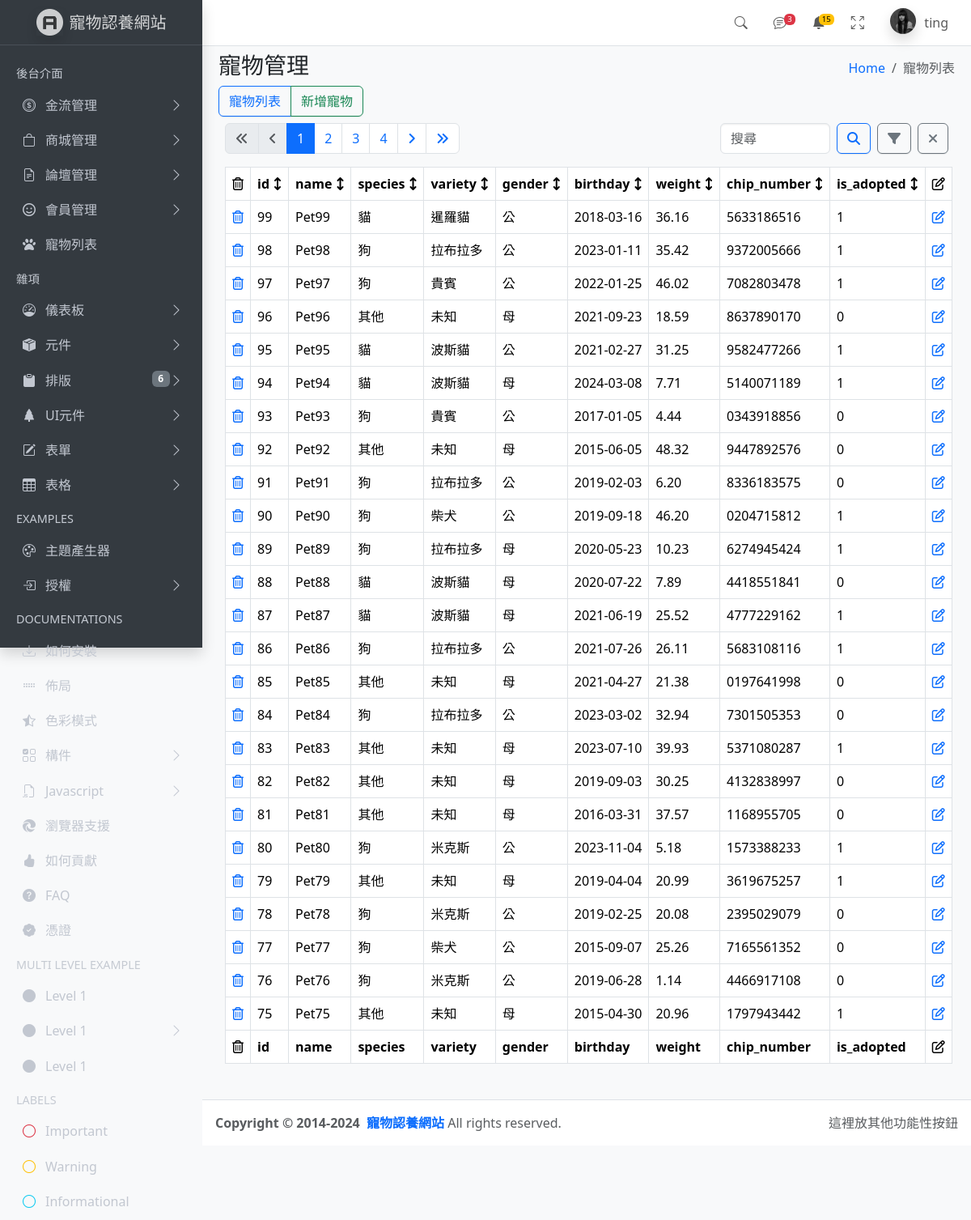
Page /dist/pages/pets/pet-list.php (signed in) on the committed database.
### tables this page shows
CREATE TABLE `pets` (
  `id` int NOT NULL,
  `name` varchar(50) DEFAULT NULL,
  `gender` varchar(50) DEFAULT NULL,
  `species` varchar(50) NOT NULL,
  `variety` varchar(255) DEFAULT NULL,
  `birthday` date DEFAULT NULL,
  `weight` decimal(10,2) DEFAULT NULL,
  `chip_number` varchar(50) DEFAULT NULL,
  `fixed` tinyint(1) DEFAULT NULL,
  `story` text,
  `store_id` int DEFAULT NULL,
  `created_at` timestamp NOT NULL DEFAULT CURRENT_TIMESTAMP,
  `is_adopted` tinyint(1) NOT NULL,
  `main_photo` varchar(255) DEFAULT NULL
);

### dist/pages/pets/pet-list.php (the view, shortened to what this page needs)
<?php
require __DIR__ . '/../parts/init.php';
$perPage = 25;
$page = isset($_GET['page']) ? intval($_GET['page']) : 1;
$where = 'WHERE 1';
$t_sql = "SELECT COUNT(1)
FROM `pets` $where";
$totalRows = $pdo->query($t_sql)->fetch(PDO::FETCH_NUM)[0];
$totalPages = ceil($totalRows / $perPage);
$sort = isset($_GET['sort']) ? $_GET['sort'] : 'id';
$order = isset($_GET['order']) && $_GET['order'] == 'asc' ? 'ASC' : 'DESC';
$rows = [];
if ($totalRows > 0) {
  $sql = sprintf(
    "SELECT * FROM pets
    %s
    ORDER BY %s %s LIMIT %s,%s",
    $where,
    $sort,
    $order,
    $perPage * ($page - 1),
    $perPage
  );
  $rows = $pdo->query($sql)->fetchAll();
}
$qs = array_filter($_GET);
?>
<?php include ROOT_PATH . 'dist/pages/parts/head.php' ?>
<body class="layout-fixed sidebar-expand-lg bg-body-tertiary">
  <div class="app-wrapper">
    <?php include ROOT_PATH . 'dist/pages/parts/navbar.php' ?>
    <?php include ROOT_PATH . 'dist/pages/parts/sidebar.php' ?>
    <main class="app-main pt-5">
      <div class="app-content-header">
        <div class="container-fluid">
          <div class="row">
            <div class="col-sm-6">
              <h3 class="mb-0">寵物管理</h3>
              <div class="btn-group my-2" role="group" aria-label="寵物操作">
                <a href="pet-list.php" class="btn btn-outline-primary">寵物列表</a>
                <a href="pet-add.php" class="btn btn-outline-success">新增寵物</a>
              </div>
            </div>
            <div class="col-sm-6">
              <ol class="breadcrumb float-sm-end">
                <li class="breadcrumb-item"><a href="/midtern/dist/pages/index.php">Home</a></li>
                <li class="breadcrumb-item active" aria-current="page">寵物列表</li>
              </ol>
            </div>
          </div>
        </div>
        <div class="app-content">
          <div class="container-fluid">
            <div class="row align-items-end">
              <div class="col-8">
                <ul class="pagination">
                  <li class="page-item <?= $page === 1 ? 'disabled' : '' ?>">
                    <a class="page-link "
                      href="?<?= $qs['page'] = 1;
                              echo http_build_query($qs) ?>">
                      <i class="fa-solid fa-angles-left"></i>
                    </a>
                  </li>
                  <li class="page-item <?= $page == 1 ? 'disabled' : '' ?>">
                    <a class="page-link" href="?<?php $qs['page'] = $page - 1;
                                                echo http_build_query($qs) ?>">
                      <i class="fa-solid fa-angle-left"></i>
                    </a>
                  </li>
                  <?php for (
                    $i = ($page >= ($totalPages - 1)) ?
                      (($page == $totalPages - 1) ? $page - 3 : $page - 4) : ($page - 2);
                    $i <= (($page <= 2) ? 5 : ($page + 2));
                    $i++
                  ):
                    if ($i >= 1 and $i <= $totalPages):
                      $qs = array_filter($_GET);
                      $qs['page'] = $i;
                  ?>
                      <li class="page-item <?= $i == $page ? 'active' : '' ?>">
                        <a class="page-link" href="?<?= http_build_query($qs) ?>"><?= $i ?></a>
                      </li>
                  <?php endif;
                  endfor; ?>
                  <li class="page-item <?= $page == $totalPages ? 'disabled' : '' ?>">
                    <a class="page-link" href="?<?php $qs['page'] = $page + 1;
                                                echo http_build_query($qs) ?>">
                      <i class="fa-solid fa-angle-right"></i>
                    </a>
                  </li>
                  <li class="page-item <?= $page == $totalPages ? 'disabled' : '' ?>">
                    <a class="page-link" href="?
                            <?php $qs['page'] = $totalPages;
                            echo http_build_query($qs) ?>">
                      <i class="fa-solid fa-angles-right"></i>
                    </a>
                  </li>
                </ul>
              </div>
              <div class="col-4 mb-2">
                <form role="search" method="GET" id="searchForm">
                  <div class="d-flex mb-2">
                    <input class="form-control me-2" name="keyword"
                      value="<?= isset($_GET['keyword']) ? htmlspecialchars(trim($_GET['keyword'], '"')) : '' ?>"
                      type="search" placeholder="搜尋" aria-label="Search">
                    <button class="btn btn-outline-primary" type="submit">
                      <i class="fa-solid fa-magnifying-glass"></i>
                    </button>
                    <button class="btn btn-outline-secondary ms-2" type="button" data-bs-toggle="collapse" data-bs-target="#advancedSearch" aria-expanded="false" aria-controls="advancedSearch">
                      <i class="fa-solid fa-filter"></i>
                    </button>
                    <a class="btn btn-outline-secondary ms-2" type="button" href="pet-list.php">
                      <i class="fa-solid fa-xmark"></i>
                    </a>
                  </div>
                </form>
              </div>
            </div>
            <div class="row">
              <div class="col-sm-12">
                <table id="pet-info" class="table table-bordered table-hover">
                  <thead>
                    <tr>
                      <th><i class="fa-regular fa-trash-can"></i></th>
                      <?php
                      $columns = ['id', 'name', 'species', 'variety', 'gender', 'birthday', 'weight', 'chip_number', 'is_adopted'];
                      foreach ($columns as $col) {
                        $sortClass = 'fa-arrows-up-down';
                        $linkClass = '';
                        $nextOrder = 'desc';
                        echo "<th>
                          <div class='d-flex justify-content-between align-items-center'>
                            $col
                            <a href='?sort=$col&order=$nextOrder' class='$linkClass'>
                              <i class='fa-solid $sortClass'></i>
                            </a>
                          </div>
                        </th>";
                      }
                      ?>
                      <th><i class="fa-regular fa-pen-to-square"></i></th>
                    </tr>
                  </thead>
                  <tbody>
                    <?php
                    foreach ($rows as $r):
                    ?>
                      <tr>
                        <td><a href="javascript:" onclick="deleteOne(event)">
                            <i class="fa-regular fa-trash-can"></i>
                          </a></td>
                        <td><?= $r['id'] ?></td>
                        <td><?= $r['name'] ?></td>
                        <td><?= $r['species'] ?></td>
                        <td><?= $r['variety'] ?></td>
                        <td><?= $r['gender'] ?></td>
                        <td><?= $r['birthday'] ?></td>
                        <td><?= $r['weight'] ?></td>
                        <td><?= $r['chip_number'] ?></td>
                        <td><?= $r['is_adopted'] ?></td>
                        <td><a href="pet-edit.php?id=<?= $r['id'] ?>"><i class="fa-regular fa-pen-to-square"></i></a></td>
                      </tr>
                    <?php endforeach; ?>
                  </tbody>
                  <tfoot>
                    <tr>
                      <th><i class="fa-regular fa-trash-can"></i></th>
                      <th>id</th>
                      <th>name</th>
                      <th>species</th>
                      <th>variety</th>
                      <th>gender</th>
                      <th>birthday</th>
                      <th>weight</th>
                      <th>chip_number</th>
                      <th>is_adopted</th>
                      <th><i class="fa-regular fa-pen-to-square"></i></th>
                    </tr>
                  </tfoot>
                </table>
              </div>
            </div>
          </div>
        </div>
    </main>
    <?php include ROOT_PATH . 'dist/pages/parts/footer.php' ?>
  </div>
</body>
</html>

### dist/pages/pets/pet-list.php (style rules this page uses)
#pet-info th .d-flex { white-space: nowrap; }
#pet-info th a { margin-left: 5px; color: inherit; text-decoration: none; }

### rows in the picture
pets: id "99", name "Pet99", species "貓", variety "暹羅貓", gender "公", birthday "2018-03-16", weight "36.16", chip_number "5633186516", is_adopted "1"
pets: id "98", name "Pet98", species "狗", variety "拉布拉多", gender "公", birthday "2023-01-11", weight "35.42", chip_number "9372005666", is_adopted "1"
pets: id "97", name "Pet97", species "狗", variety "貴賓", gender "公", birthday "2022-01-25", weight "46.02", chip_number "7082803478", is_adopted "1"
pets: id "96", name "Pet96", species "其他", variety "未知", gender "母", birthday "2021-09-23", weight "18.59", chip_number "8637890170", is_adopted "0"
pets: id "95", name "Pet95", species "貓", variety "波斯貓", gender "公", birthday "2021-02-27", weight "31.25", chip_number "9582477266", is_adopted "1"
pets: id "94", name "Pet94", species "貓", variety "波斯貓", gender "母", birthday "2024-03-08", weight "7.71", chip_number "5140071189", is_adopted "1"
pets: id "93", name "Pet93", species "狗", variety "貴賓", gender "公", birthday "2017-01-05", weight "4.44", chip_number "0343918856", is_adopted "0"
pets: id "92", name "Pet92", species "其他", variety "未知", gender "母", birthday "2015-06-05", weight "48.32", chip_number "9447892576", is_adopted "0"
pets: id "91", name "Pet91", species "狗", variety "拉布拉多", gender "公", birthday "2019-02-03", weight "6.20", chip_number "8336183575", is_adopted "0"
pets: id "90", name "Pet90", species "狗", variety "柴犬", gender "公", birthday "2019-09-18", weight "46.20", chip_number "0204715812", is_adopted "1"
pets: id "89", name "Pet89", species "狗", variety "拉布拉多", gender "母", birthday "2020-05-23", weight "10.23", chip_number "6274945424", is_adopted "1"
pets: id "88", name "Pet88", species "貓", variety "波斯貓", gender "母", birthday "2020-07-22", weight "7.89", chip_number "4418551841", is_adopted "0"
pets: id "87", name "Pet87", species "貓", variety "波斯貓", gender "母", birthday "2021-06-19", weight "25.52", chip_number "4777229162", is_adopted "1"
pets: id "86", name "Pet86", species "狗", variety "拉布拉多", gender "公", birthday "2021-07-26", weight "26.11", chip_number "5683108116", is_adopted "1"
pets: id "85", name "Pet85", species "其他", variety "未知", gender "母", birthday "2021-04-27", weight "21.38", chip_number "0197641998", is_adopted "0"
pets: id "84", name "Pet84", species "狗", variety "拉布拉多", gender "公", birthday "2023-03-02", weight "32.94", chip_number "7301505353", is_adopted "0"
pets: id "83", name "Pet83", species "其他", variety "未知", gender "母", birthday "2023-07-10", weight "39.93", chip_number "5371080287", is_adopted "1"
pets: id "82", name "Pet82", species "其他", variety "未知", gender "母", birthday "2019-09-03", weight "30.25", chip_number "4132838997", is_adopted "0"
pets: id "81", name "Pet81", species "其他", variety "未知", gender "母", birthday "2016-03-31", weight "37.57", chip_number "1168955705", is_adopted "0"
pets: id "80", name "Pet80", species "狗", variety "米克斯", gender "公", birthday "2023-11-04", weight "5.18", chip_number "1573388233", is_adopted "1"
pets: id "79", name "Pet79", species "其他", variety "未知", gender "母", birthday "2019-04-04", weight "20.99", chip_number "3619675257", is_adopted "1"
pets: id "78", name "Pet78", species "狗", variety "米克斯", gender "公", birthday "2019-02-25", weight "20.08", chip_number "2395029079", is_adopted "0"
pets: id "77", name "Pet77", species "狗", variety "柴犬", gender "公", birthday "2015-09-07", weight "25.26", chip_number "7165561352", is_adopted "0"
pets: id "76", name "Pet76", species "狗", variety "米克斯", gender "公", birthday "2019-06-28", weight "1.14", chip_number "4466917108", is_adopted "0"
pets: id "75", name "Pet75", species "其他", variety "未知", gender "母", birthday "2015-04-30", weight "20.96", chip_number "1797943442", is_adopted "1"

### other values in the picture
$current_account "ting"
$col "id"
$col "name"
$col "species"
$col "variety"
$col "gender"
$col "birthday"
$col "weight"
$col "chip_number"
$col "is_adopted"
